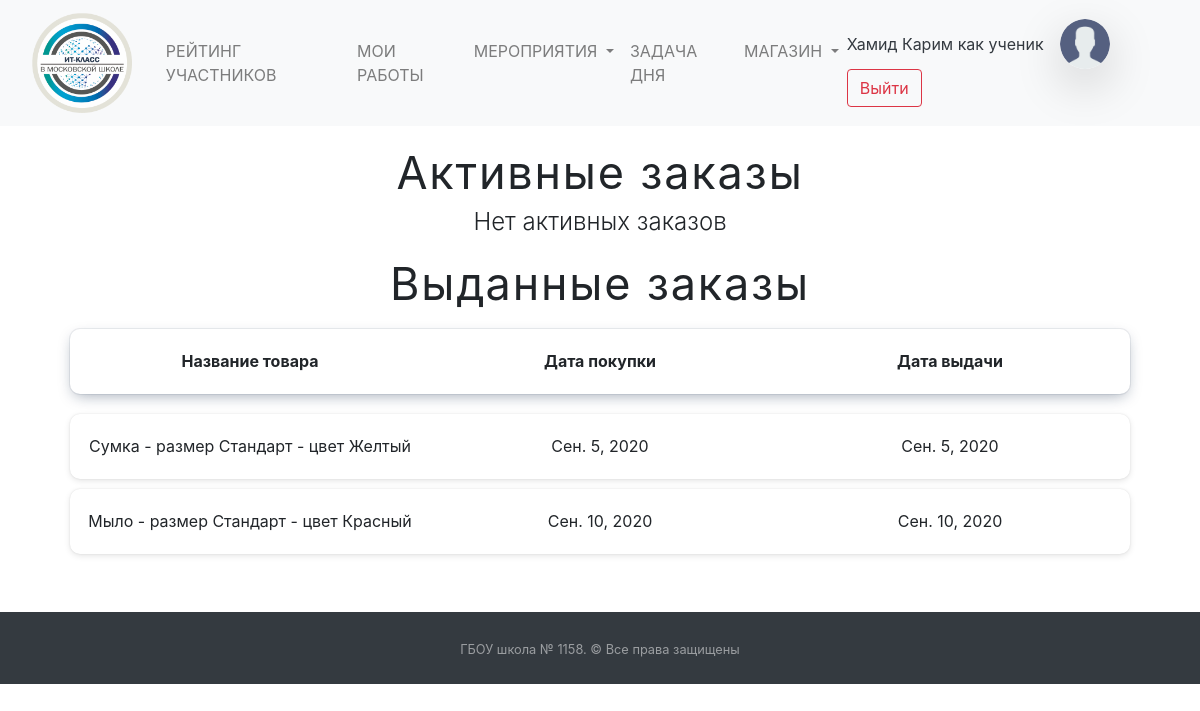
The app's page /market/bought_product_list/ (signed in), older data.
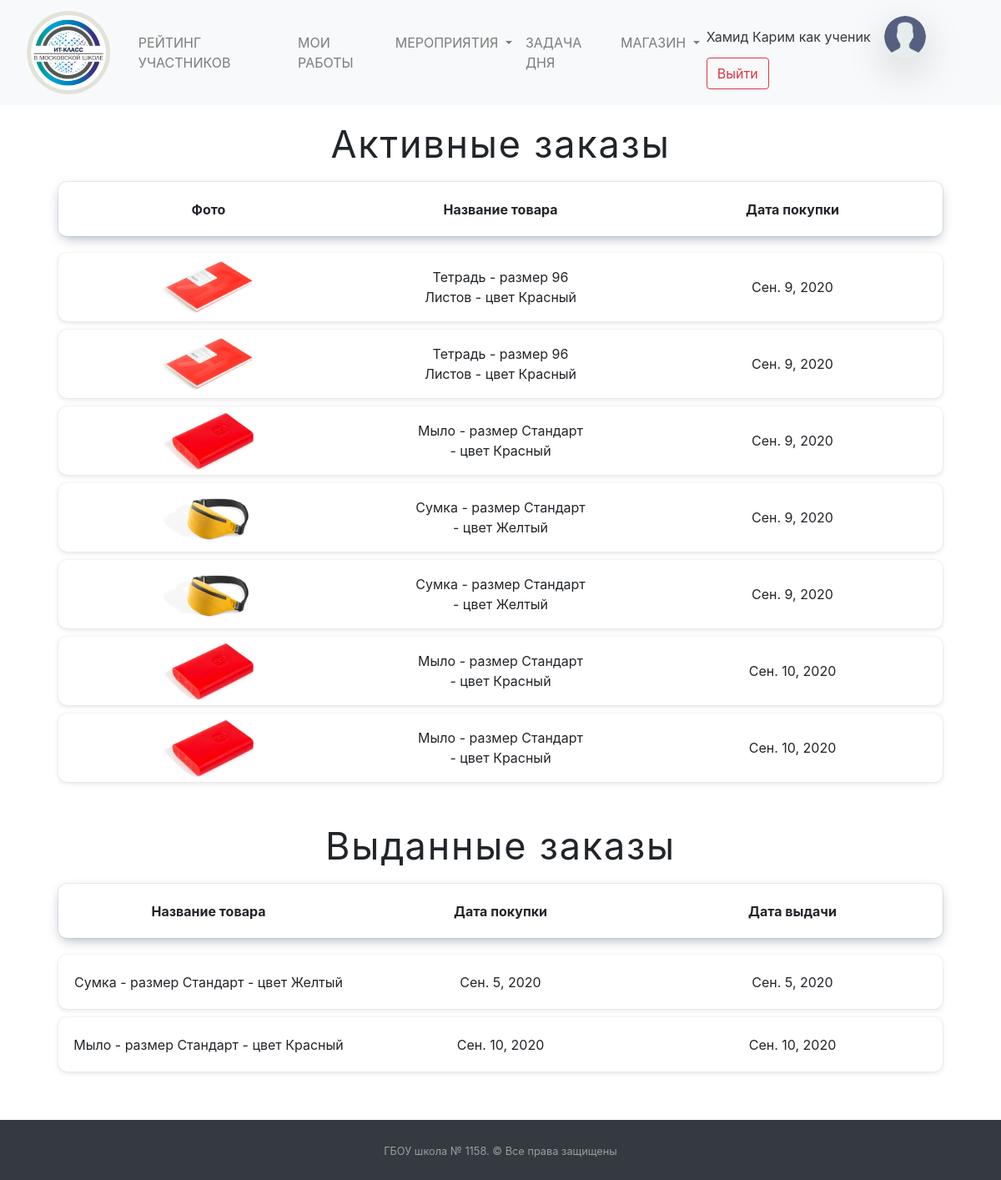
The same page, newer data.
### mainapp/models.py (models this page shows, shortened)
class Puples(models.Model):
    STATUS_CHOICES = (
        ('ST10', 'Ученик 10 ИТ-класса'),
        ('ST11', 'Ученик 11 ИТ-класса'),
        ('APP', 'Кандидат в ИТ-класс'),
        ('TEACH', 'Учитель')
    )
    PROGRESS_CHOICES = (
        (0, '0'),
        (25, '25'),
        (50, '50'),
        (75, '75'),
        (100, '100'),
    )
    name = models.CharField("Имя", null=True, max_length=50)
    surname = models.CharField("Фамилия", null=True, max_length=100)
    rate = models.PositiveIntegerField("Рейтинг ученика", default=0)
    image = models.ImageField("Фотография профиля", blank=True, upload_to="puples_photo",
                              default="puples_photo/user-2.png")
    user = models.OneToOneField(User, on_delete=models.CASCADE, null=True, default='',
                                verbose_name="Связь с таблицей пользователей")
    status = models.CharField("Статуc", choices=STATUS_CHOICES, default='ST10', max_length=30)
    applicant_first_result = models.FloatField("Результат первого этапа", blank=True, default=0)
    applicant_progress = models.IntegerField(verbose_name="Прогресс", choices=PROGRESS_CHOICES, default=0, blank=True)
    email = models.EmailField(verbose_name="Email", default="")
    phone = models.CharField(max_length=12, verbose_name="Телефон", default="")
    class Meta:
        verbose_name = "Пользователи"
        verbose_name_plural = "Пользователи"

### market/models.py (models this page shows, shortened)
class BoughtProduct(models.Model):
    customer = models.ForeignKey(Puples, verbose_name="Покупатель товара", on_delete=models.SET_NULL, null=True)
    main_product = models.ForeignKey(MarketProduct, verbose_name="Ссылка на основной товар", on_delete=models.CASCADE)
    connected_event = models.ForeignKey(Events, verbose_name="Ссылка на Event с этой покупкой", on_delete=models.CASCADE, default=None)
    bought_date = models.DateField("Дата покупки", auto_now_add=True)
    given_date = models.DateField("Дата выдачи товара", null=True)
    given = models.BooleanField("Выдан ли товар покупателю", default=False)
    class Meta:
        verbose_name = "Заказ/купленный товар"
        verbose_name_plural = "Заказы и купленные товары"

class MarketProduct(models.Model):
    product_name = models.CharField(verbose_name="Название товара", max_length=200)
    product_size = models.CharField(verbose_name="Размер товара", default="Стандарт", max_length=200)
    product_color = models.CharField(verbose_name="Цвет товара", default="Не указан", max_length=200)
    product_photo = models.ImageField("Фотография товара", upload_to="products_photo/", blank=True)
    remained_amount = models.PositiveIntegerField("Количество оставшегося товара", null=False)
    price = models.PositiveIntegerField("Цена товара", null=False)
    def __str__(self):
        return f"{self.product_name}\t-\tразмер {self.product_size}\t-\tцвет {self.product_color}"
    class Meta:
        verbose_name = "Товар"
        verbose_name_plural = "Товары"

### market/views.py (the view, shortened to what this page needs)
# urls.py: path('bought_product_list/', views.BoughtProductList.as_view(), name='Каталог купленных товаров'),
class BoughtProductList(HeaderNotificationsCounter, LoginRequiredMixin, ListView):
    template_name = "market/product_check_list.html"
    model = BoughtProduct
    login_url = "/login/"
    def get_context_data(self, **kwargs):
        context = super(BoughtProductList, self).get_context_data(**kwargs)
        if self.request.user.is_superuser:
            context["not_given_product_list"] = BoughtProduct.objects.filter(given=0)
            context["given_product_list"] = BoughtProduct.objects.filter(given=1)
        else:
            context["not_given_product_list"] = BoughtProduct.objects.filter(given=0, customer=self.request.user.puples)
            context["given_product_list"] = BoughtProduct.objects.filter(given=1, customer=self.request.user.puples)
        return context

### mainapp/addons_python/views_addons_classes.py (called while the page is built)
    def get_context_data(self, *, object_list=None, **kwargs):
        context = super().get_context_data(**kwargs)
        context['events_new'] = Events.objects.filter(check=False).count()
        context['applicants_count'] = Puples.objects.filter(
            status="APP").count()
        return context

### templates/market/product_check_list.html (shortened to what this page needs)
{% extends  'base.html' %}
{% load static %}
{% block main %}
    <h2 style="font-size: 45px;font-weight: 400;letter-spacing: 0.04em;margin-top: 20px;" class="text-center">
        Активные заказы
    </h2>
    {% if not_given_product_list %}
        <table class="product-list active-products-list p-0">
            <thead class="text-center">
                <tr style="box-shadow: 0 0 0 1px rgba(13,35,67,.07),0 5px 15px -4px rgba(13,35,67,.4);">
                    <th scope="col">Фото</th>
                    <th scope="col">Название товара</th>
                    <th scope="col">Дата покупки</th>
                </tr>
            </thead>
            <tbody>
                {% for product in not_given_product_list %}
                    <tr>
                        <td><img style="height: 70px;" src="{{ product.main_product.product_photo.url }}" alt="{{ product.main_product.product_name }}"></td>
                        <td>{{ product.main_product }}</td>
                        <td>{{ product.bought_date }}</td>
                    </tr>
                {% endfor %}
            </tbody>
        </table>
    {% else %}
    <h4 style="font-weight: 300;" class="text-center">
        Нет активных заказов
    </h4>
    {% endif %}
    <h2 class="text-center" style="font-size: 45px;font-weight: 400;letter-spacing: 0.04em;margin-top: 20px;">
        Выданные заказы
    </h2>
    {% if given_product_list %}
        <table class="product-list products-history p-0">
            <thead class="text-center">
            <tr style="box-shadow: 0 0 0 1px rgba(13,35,67,.07),0 5px 15px -4px rgba(13,35,67,.4);">
                <th scope="col">Название товара</th>
                <th scope="col">Дата покупки</th>
                <th scope="col">Дата выдачи</th>
            </tr>
            </thead>
            <tbody>
            {% for product in given_product_list %}
                {% if product.customer.id == user.puples.id or request.user.is_superuser %}
                    <tr>
                        <td>{{ product.main_product }}</td>
                        <td>{{ product.bought_date }}</td>
                        <td>{{ product.given_date }}</td>
                    </tr>
                {% endif %}
            {% endfor %}
            </tbody>
        </table>
    {% else %}
        <h4 style="font-weight: 300;" class="text-center">
            Нет выданных заказов
        </h4>
    {% endif %}
{% endblock %}

### templates/base.html (shortened to what this page needs)
<!DOCTYPE html>
<html lang="ru">
{% load static %}
<head>
    <link href="{% static 'css/bootstrap.css' %}" rel="stylesheet" type="text/css">
    <link href="{% static 'css/style.css' %}" rel="stylesheet" type="text/css">
    <link href="{% static 'css/pre.css' %}" rel="stylesheet" type="text/css">
    <link rel="stylesheet" href="//code.jquery.com/ui/1.12.1/themes/base/jquery-ui.css">
    <link rel="stylesheet" href="/resources/demos/style.css">
</head>
<body>
<div class="container-fuild">
    <nav class="navbar navbar-expand-lg navbar-light bg-light">
        <a href="/" class="navbar-brand">
            <img class="img-fluid mx-3"
                 style="width: 100px; object-fit: cover; height:100px;"
                 src="{% static '/images/itclass-logo.png' %}"></a>
        <div class="collapse navbar-collapse" id="navbarSupportedContent">
            <ul class="navbar-nav mr-auto">
                {% if user.is_authenticated and user.puples.status != "APP" %}
                    <li class="nav-item">
                        <a class="nav-link{% block detail_active %}{% endblock %}" href="/rate">РЕЙТИНГ УЧАСТНИКОВ</a>
                    </li>
                {% endif %}
                {% if user.is_authenticated and user.puples.status != "APP" %}
                    <li class="nav-item">
                        <a class="nav-link{% block detail_active_works %}{% endblock %}" href="/works">МОИ РАБОТЫ</a>
                    </li>
                {% endif %}
                <li class="nav-item dropdown">
                    <a class="nav-link dropdown-toggle{% block detail_active_hach %}{% endblock %}" href="#"
                       id="navbarDropdown" role="button"
                       data-toggle="dropdown" aria-haspopup="true" aria-expanded="false">
                        МЕРОПРИЯТИЯ
                    </a>
                </li>
                {% if user.is_authenticated and user.puples.status != "APP" %}
                    <li class="nav-item">
                        <a class="nav-link{% block detail_active_task %}{% endblock %}" href="/daytask/">ЗАДАЧА ДНЯ</a>
                    </li>
                    <li class="nav-item dropdown">
                        <a class="nav-link {% block market_active %}{% endblock %} dropdown-toggle" href="#"
                           id="navbarDropdown" role="button"
                           data-toggle="dropdown" aria-haspopup="true" aria-expanded="false">
                            МАГАЗИН
                        </a>
                    </li>
                {% endif %}
            </ul>
            <form class="form-inline my-2 my-lg-0">
                {% if user.is_authenticated %}
                    <a class="nav-link text-dark disabled p-0"
                       href="/account/">{{ user.last_name }} {{ user.first_name }}</a>
                    <a href="/account/">
                        <img class="img-fluid mx-3 rounded-circle shadow-lg"
                             style="width: 50px; object-fit: cover; height:50px;"
                             src="{{ user.puples.image.url }}"></a>
                {% endif %}
                {% if user.username == "" %}
                    <a class="nav-link disabled" href="#">Гость</a>
                    <a class="btn btn-outline-success my-2 my-sm-0" href="/login">Войти</a>
                {% else %}
                    <a class="btn btn-outline-danger my-2 my-sm-0" href="/logout">Выйти</a>
                {% endif %}
            </form>
        </div>
    </nav>
    {% block main %}
    {% endblock %}
    <footer id="sticky-footer" class="py-4 bg-dark text-white-50 mt-5">
        <div class="container text-center">
            <small>ГБОУ школа № 1158. &copy; Все права защищены</small>
        </div>
    </footer>
</div>
</body>
</html>

### templates/market/product_check_list.html (style rules this page uses)
.product-list { margin-bottom: 40px; position: relative; width: 90%; left: 5%; }
.product-list tr { padding: 5px; margin: 10px; min-height: 65px; display: flex; justify-content: space-around; align-items: center; border-radius: 10px; box-shadow: 0 0 2px 0 rgba(0,0,0,.1), 0 2px 6px 0 rgba(0,0,0,.1); -webkit-box-shadow: 0 0 2px 0 rgba(0,0,0,.1), 0 2px 6px 0 rgba(0,0,0,.1); }
.active-products-list td,.active-products-list th { width: 20%; text-align: center; }
.products-history td, .products-history th { width: 33%; text-align: center; }

Row changes from the older to the newer data that the page shows:
added BoughtProduct: main_product.product_photo (picture), main_product "Тетрадь - размер 96 Листов - цвет Красный", bought_date "Сен. 9, 2020", shown under "Активные заказы"
added BoughtProduct: main_product.product_photo (picture), main_product "Тетрадь - размер 96 Листов - цвет Красный", bought_date "Сен. 9, 2020", shown under "Активные заказы"
added BoughtProduct: main_product.product_photo (picture), main_product "Мыло - размер Стандарт - цвет Красный", bought_date "Сен. 9, 2020", shown under "Активные заказы"
added BoughtProduct: main_product.product_photo (picture), main_product "Сумка - размер Стандарт - цвет Желтый", bought_date "Сен. 9, 2020", shown under "Активные заказы"
added BoughtProduct: main_product.product_photo (picture), main_product "Сумка - размер Стандарт - цвет Желтый", bought_date "Сен. 9, 2020", shown under "Активные заказы"
added BoughtProduct: main_product.product_photo (picture), main_product "Мыло - размер Стандарт - цвет Красный", bought_date "Сен. 10, 2020", shown under "Активные заказы"
added BoughtProduct: main_product.product_photo (picture), main_product "Мыло - размер Стандарт - цвет Красный", bought_date "Сен. 10, 2020", shown under "Активные заказы"
Text that changed along with them:
text no longer shown: "Нет активных заказов"
text now shown: "Фото Название товара Дата покупки"
